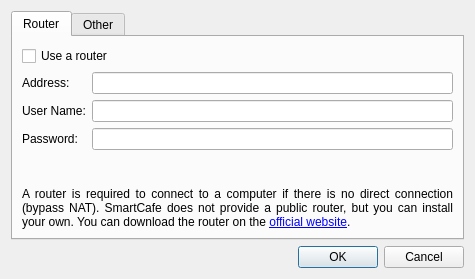
<?xml version="1.0" encoding="UTF-8"?>
<ui version="4.0">
 <class>ClientSettingsDialog</class>
 <widget class="QDialog" name="ClientSettingsDialog">
  <property name="geometry">
   <rect>
    <x>0</x>
    <y>0</y>
    <width>475</width>
    <height>279</height>
   </rect>
  </property>
  <property name="windowTitle">
   <string>Settings</string>
  </property>
  <layout class="QVBoxLayout" name="verticalLayout">
   <item>
    <widget class="QTabWidget" name="tabbar">
     <property name="currentIndex">
      <number>0</number>
     </property>
     <widget class="QWidget" name="tab_router">
      <attribute name="title">
       <string>Router</string>
      </attribute>
      <layout class="QVBoxLayout" name="verticalLayout_2">
       <item>
        <widget class="QCheckBox" name="checkbox_enable_router">
         <property name="text">
          <string>Use a router</string>
         </property>
        </widget>
       </item>
       <item>
        <layout class="QFormLayout" name="formLayout">
         <item row="0" column="0">
          <widget class="QLabel" name="label_address">
           <property name="text">
            <string>Address:</string>
           </property>
          </widget>
         </item>
         <item row="0" column="1">
          <widget class="QLineEdit" name="edit_address">
           <property name="maxLength">
            <number>64</number>
           </property>
          </widget>
         </item>
         <item row="1" column="0">
          <widget class="QLabel" name="label_username">
           <property name="text">
            <string>User Name:</string>
           </property>
          </widget>
         </item>
         <item row="1" column="1">
          <widget class="QLineEdit" name="edit_username">
           <property name="maxLength">
            <number>64</number>
           </property>
          </widget>
         </item>
         <item row="2" column="0">
          <widget class="QLabel" name="label_password">
           <property name="text">
            <string>Password:</string>
           </property>
          </widget>
         </item>
         <item row="2" column="1">
          <widget class="QLineEdit" name="edit_password">
           <property name="maxLength">
            <number>64</number>
           </property>
           <property name="echoMode">
            <enum>QLineEdit::EchoMode::Password</enum>
           </property>
          </widget>
         </item>
        </layout>
       </item>
       <item>
        <spacer name="verticalSpacer">
         <property name="orientation">
          <enum>Qt::Orientation::Vertical</enum>
         </property>
         <property name="sizeHint" stdset="0">
          <size>
           <width>20</width>
           <height>4</height>
          </size>
         </property>
        </spacer>
       </item>
       <item>
        <widget class="QLabel" name="label_2">
         <property name="text">
          <string>A router is required to connect to a computer if there is no direct connection (bypass NAT). SmartCafe does not provide a public router, but you can install your own. You can download the router on the &lt;a href=&quot;https://aspia.org&quot;&gt;official website&lt;/a&gt;.</string>
         </property>
         <property name="alignment">
          <set>Qt::AlignmentFlag::AlignJustify|Qt::AlignmentFlag::AlignVCenter</set>
         </property>
         <property name="wordWrap">
          <bool>true</bool>
         </property>
         <property name="openExternalLinks">
          <bool>true</bool>
         </property>
        </widget>
       </item>
      </layout>
     </widget>
     <widget class="QWidget" name="tab_other">
      <attribute name="title">
       <string>Other</string>
      </attribute>
      <layout class="QVBoxLayout" name="verticalLayout_3">
       <item>
        <layout class="QHBoxLayout" name="horizontalLayout_2">
         <item>
          <widget class="QLabel" name="label_display_name">
           <property name="text">
            <string>Display name when connected:</string>
           </property>
          </widget>
         </item>
         <item>
          <widget class="QLineEdit" name="edit_display_name">
           <property name="maxLength">
            <number>16</number>
           </property>
           <property name="placeholderText">
            <string>Enter a name or leave the field empty</string>
           </property>
          </widget>
         </item>
        </layout>
       </item>
       <item>
        <spacer name="verticalSpacer_2">
         <property name="orientation">
          <enum>Qt::Orientation::Vertical</enum>
         </property>
         <property name="sizeHint" stdset="0">
          <size>
           <width>20</width>
           <height>148</height>
          </size>
         </property>
        </spacer>
       </item>
      </layout>
     </widget>
    </widget>
   </item>
   <item>
    <widget class="QDialogButtonBox" name="buttonbox">
     <property name="standardButtons">
      <set>QDialogButtonBox::StandardButton::Cancel|QDialogButtonBox::StandardButton::Ok</set>
     </property>
    </widget>
   </item>
  </layout>
 </widget>
 <resources/>
 <connections/>
</ui>
